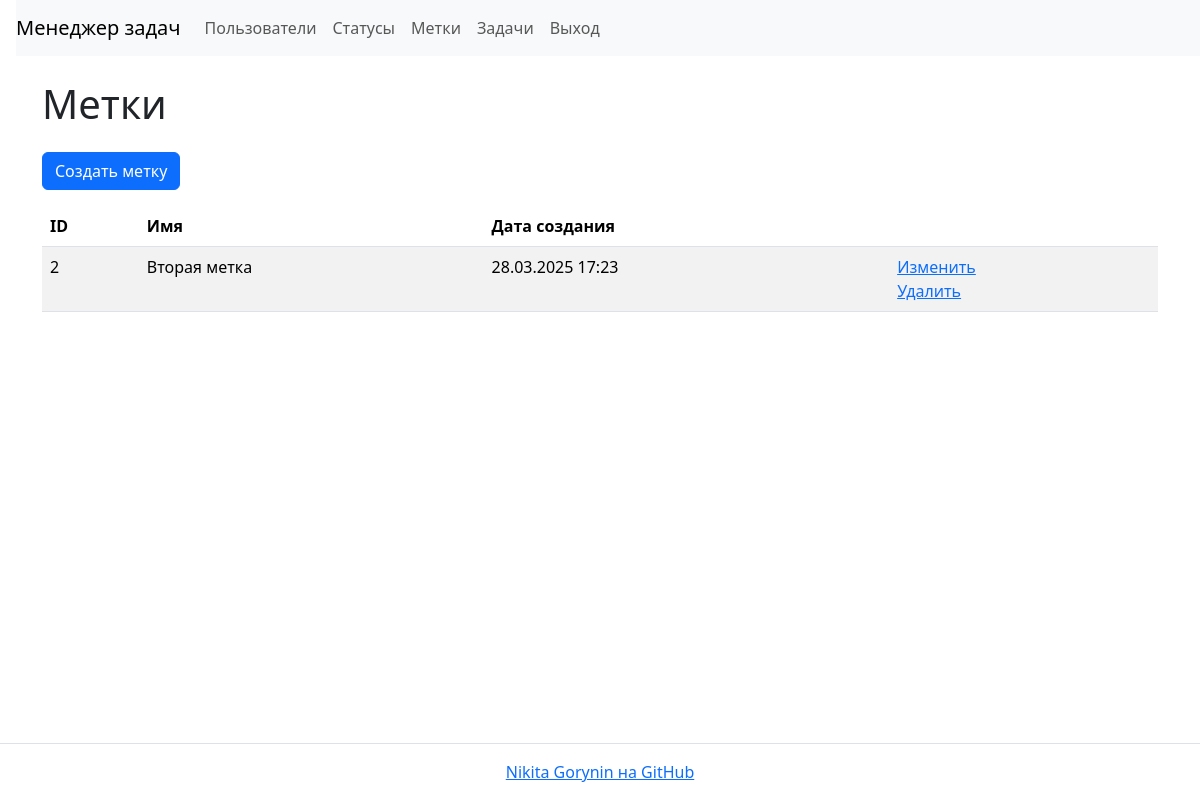
The app's page /labels/ (signed in) with its own data.
### task_manager/labels/models.py (models this page shows, shortened)
class Label(models.Model):
    name = models.CharField(
        max_length=150,
        unique=True,
        blank=False,
        verbose_name='Имя',
    )
    date_created = models.DateTimeField(
        auto_now_add=True,
        verbose_name='Дата создания'
    )
    class Meta:
        verbose_name = 'Метка'
        verbose_name_plural = 'Метки'

### task_manager/labels/views.py (the view)
# urls.py: path('', LabelsListView.as_view(), name='labels'),
class LabelsListView(AuthRequiredMixin, ListView):
    template_name = 'labels/list.html'
    model = Label
    context_object_name = 'labels'
    extra_context = {
        'header': 'Метки'
    }

### task_manager/mixins.py (called while the page is built)
    def dispatch(self, request, *args, **kwargs):
        if not request.user.is_authenticated:
            self.error(request, self.auth_message)
            return redirect(reverse_lazy('login'))
        return super().dispatch(request, *args, **kwargs)

### task_manager/templates/labels/list.html
{% extends "base.html" %}
{% block content %}
    <h1 class="my-4">{{ header }}</h1>
    <a class="btn btn-primary mb-3" href="{% url 'label_create' %}">Создать метку</a>
    <table class="table table-striped">
        <thead>
            <tr>
                <th>ID</th>
                <th>Имя</th>
                <th>Дата создания</th>
                <th></th>
            </tr>
        </thead>
        <tbody>
            {% if labels %}
                {% for label in labels %}
                    <tr>
                        <td>{{ label.id }}</td>
                        <td>{{ label.name }}</td>
                        <td>{{ label.date_created|date:"d.m.Y H:i" }}</td>
                        <td>
                          <a href="{% url 'label_update' label.id %}">Изменить</a>
                          <br>
                          <a href="{% url 'label_delete' label.id %}">Удалить</a>
                        </td>
                    </tr>
                {% endfor %}
            {% endif %}
        </tbody>
    </table>
{% endblock content %}

### records on screen
Label: id "2", name "Вторая метка", date_created "28.03.2025 17:23"

### other values on screen
{{ header }} "Метки"
